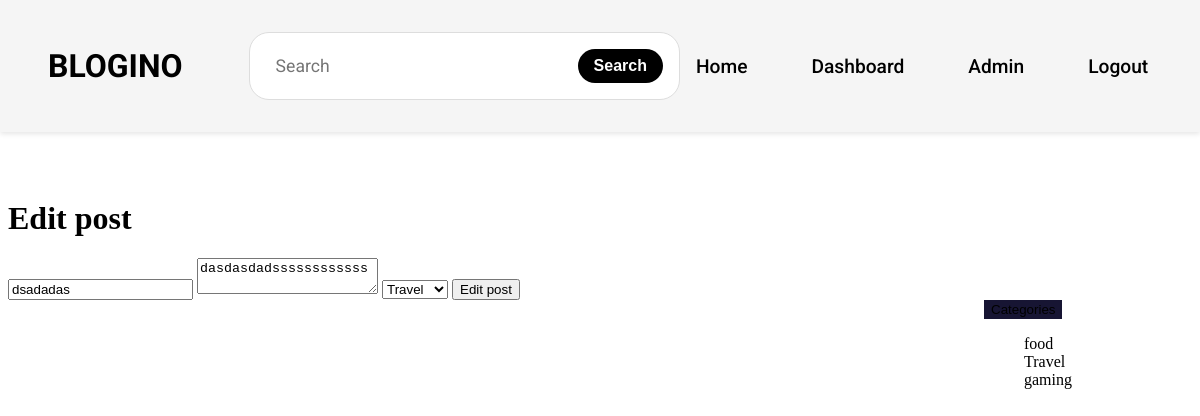
The page /edit_post/7/ (signed in) on the database as committed earlier.
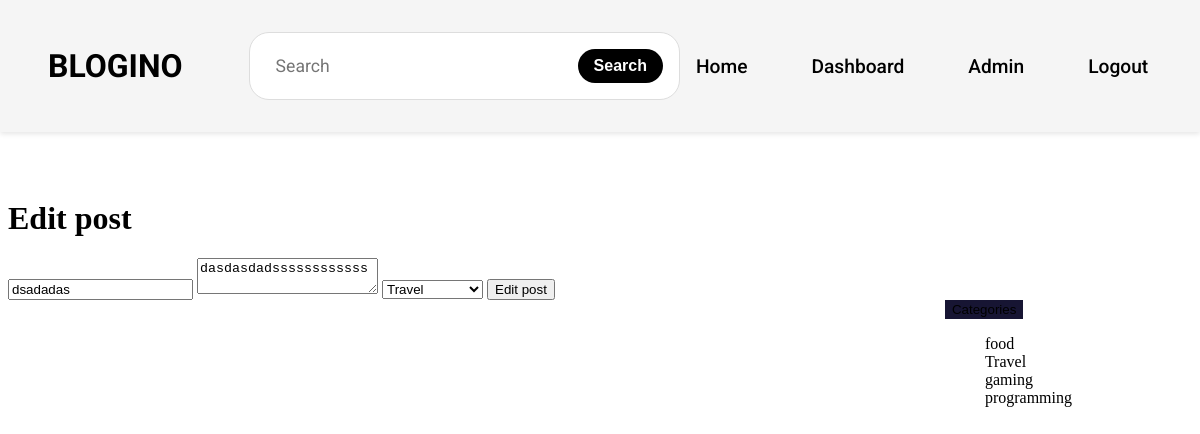
The same page on the database as committed later.
### landing/models.py (models this page shows, shortened)
class Category(models.Model):
    name = models.CharField(max_length=100)

### landing/views.py (the view, shortened to what this page needs)
# urls.py: path('edit_post/<int:post_id>/', views.edit_post, name='edit_post'),
@login_required
def edit_post(request, post_id):
    post = get_object_or_404(Post, id=post_id)
    categories = Category.objects.all()
    context = {
        'post': post,
        'categories': categories,
    }
    return render(request, 'landing/edit_post.html', context)

### templates/landing/edit_post.html (shortened to what this page needs)
{% load static %}
<!DOCTYPE html>
<html lang="en">
<head>
    <link rel="stylesheet" href="{% static 'landing/css/components/menu.css' %}">
    <link rel="stylesheet" href="{% static 'landing/css/components/sidebar.css' %}">
    <link rel="stylesheet" href="{% static 'landing/css/components/posts.css' %}">
    <link href='https://unpkg.com/boxicons@2.1.4/css/boxicons.min.css' rel='stylesheet'>
</head>
<body>
    {% block menu %}
        {% include 'landing/components/menu.html' %}
    {% endblock %}
    {% block category %}
        {% include 'landing/components/sidebar.html' %}
    {% endblock %}
    {% block edit_post %}
        <div class="create-post">
            <h1>Edit post</h1>
            <form action="{% url 'landing:edit_post' post.id %}" method="POST">
                <input type="text" name="title" placeholder="Title" value="{{ post.title }}">
                <textarea name="content" placeholder="Content">{{ post.content }}</textarea>
                <select name="category">
                    {% for category in categories %}
                        <option value="{{ category.id }}" {% if category.id == post.category.id %}selected{% endif %}>{{ category.name }}</option>
                    {% endfor %}
                </select>
                <button type="submit">Edit post</button>
            </form>
        </div>
    {% endblock %}
</body>
</html>

### templates/landing/components/sidebar.html (shortened to what this page needs)
{% block sidebar %}
    <div class="sidebar">
        <div class="dropdown">
            <button class="btn btn-primary dropdown-toggle" type="button" id="categoryDropdown" data-bs-toggle="dropdown" aria-expanded="false">
                Categories
            </button>
            <ul class="dropdown-menu" aria-labelledby="categoryDropdown">
                {% for category in categories %}
                <li>
                    <a class="dropdown-item" href="{% url 'landing:category' category.id %}">
                        {{ category.name }}
                    </a>
                </li>
                {% endfor %}
            </ul>
        </div>
    </div>
{% endblock %}

Rows that differ between the two databases and show on the page:
added Category: name "programming"
